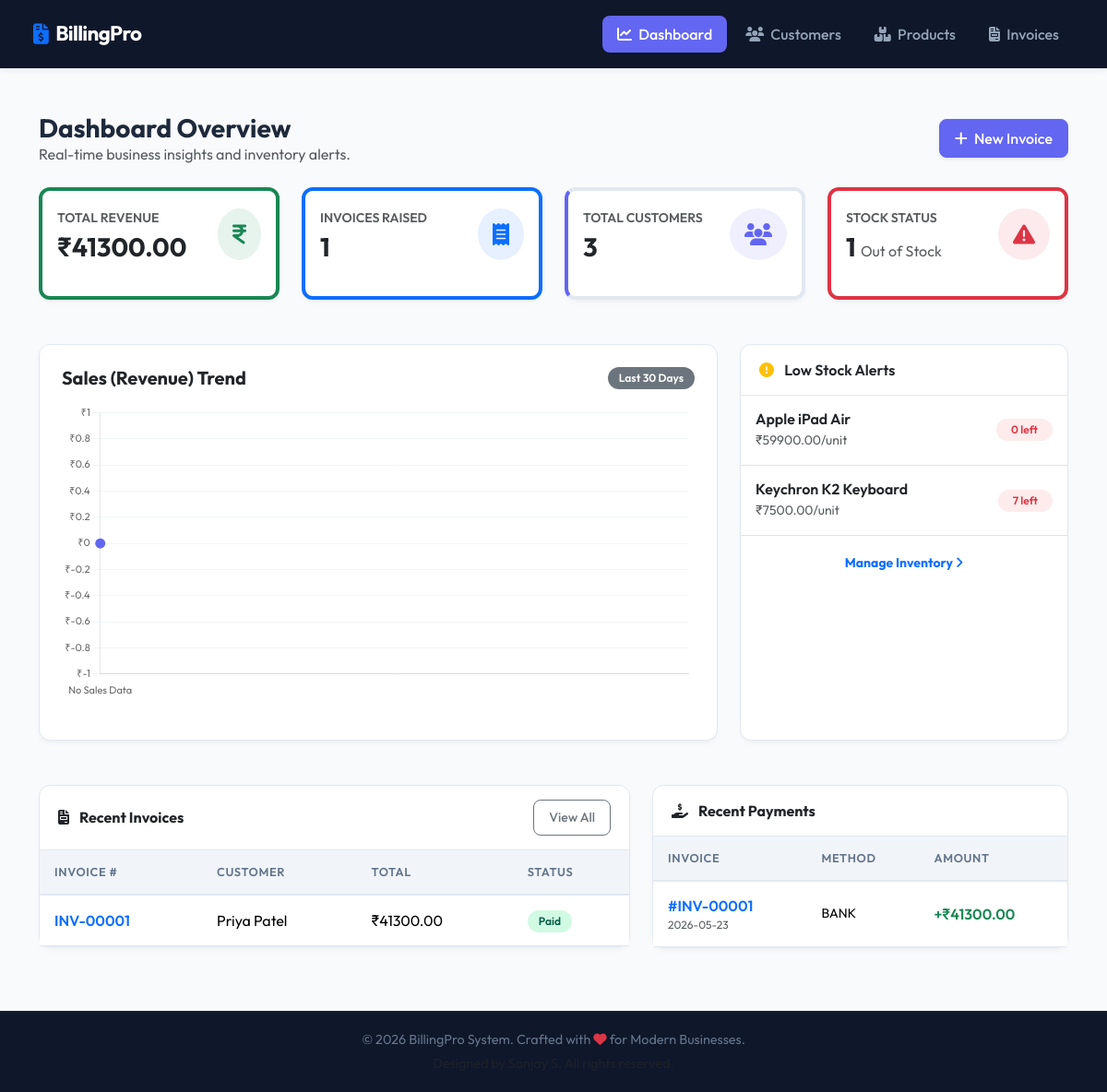
The page / on the database its author committed.
### core/models.py (models this page shows, shortened)
class Product(models.Model):
    name = models.CharField(max_length=200)
    description = models.TextField(blank=True, null=True)
    price = models.DecimalField(max_digits=10, decimal_places=2)
    stock = models.PositiveIntegerField(default=0)
    created_at = models.DateTimeField(default=timezone.now)

class Invoice(models.Model):
    customer = models.ForeignKey(Customer, on_delete=models.CASCADE)
    invoice_number = models.CharField(max_length=20, unique=True)
    date = models.DateTimeField(default=timezone.now)
    due_date = models.DateTimeField(blank=True, null=True)
    subtotal = models.DecimalField(max_digits=10, decimal_places=2, default=0.00)
    tax_rate = models.DecimalField(max_digits=5, decimal_places=2, default=0.00) # e.g. 18.00 for 18%
    tax_amount = models.DecimalField(max_digits=10, decimal_places=2, default=0.00)
    discount_amount = models.DecimalField(max_digits=10, decimal_places=2, default=0.00)
    total_amount = models.DecimalField(max_digits=10, decimal_places=2, default=0.00)
    paid = models.BooleanField(default=False)

class Customer(models.Model):
    name = models.CharField(max_length=200)
    email = models.EmailField(unique=True, blank=True, null=True)
    phone = models.CharField(max_length=15, blank=True, null=True)
    address = models.TextField(blank=True, null=True)
    created_at = models.DateTimeField(default=timezone.now)

class Payment(models.Model):
    invoice = models.ForeignKey(Invoice, on_delete=models.CASCADE)
    amount_paid = models.DecimalField(max_digits=10, decimal_places=2)
    payment_date = models.DateTimeField(default=timezone.now)
    payment_method = models.CharField(max_length=50, choices=[
        ('cash', 'Cash'),
        ('card', 'Card'),
        ('upi', 'UPI'),
        ('bank', 'Bank Transfer')
    ])
    transaction_id = models.CharField(max_length=100, blank=True, null=True)

### core/views.py (the view)
# urls.py: path('', views.home, name='home'),
def home(request):
    total_customers = Customer.objects.count()
    total_products = Product.objects.count()
    total_invoices = Invoice.objects.count()
    total_revenue = Payment.objects.aggregate(Sum('amount_paid'))['amount_paid__sum'] or 0.00
    out_of_stock_count = Product.objects.filter(stock=0).count()
    low_stock_count = Product.objects.filter(stock__gt=0, stock__lt=10).count()
    low_stock_products = Product.objects.filter(stock__lt=10).order_by('stock')[:5]
    recent_invoices = Invoice.objects.select_related('customer').order_by('-date')[:5]
    recent_payments = Payment.objects.select_related('invoice__customer').order_by('-payment_date')[:5]
    today = timezone.localdate()
    thirty_days_ago = today - datetime.timedelta(days=30)
    daily_sales = Invoice.objects.filter(date__date__gte=thirty_days_ago) \
        .annotate(day=TruncDate('date')) \
        .values('day') \
        .annotate(total=Sum('total_amount')) \
        .order_by('day')
    sales_labels = [item['day'].strftime('%Y-%m-%d') for item in daily_sales]
    sales_data = [float(item['total']) for item in daily_sales]
    context = {
        'total_customers': total_customers,
        'total_products': total_products,
        'total_invoices': total_invoices,
        'total_revenue': total_revenue,
        'out_of_stock_count': out_of_stock_count,
        'low_stock_count': low_stock_count,
        'low_stock_products': low_stock_products,
        'recent_invoices': recent_invoices,
        'recent_payments': recent_payments,
        'sales_labels': json.dumps(sales_labels),
        'sales_data': json.dumps(sales_data),
    }
    return render(request, 'core/home.html', context)

### templates/core/home.html (shortened to what this page needs)
{% extends 'core/base.html' %}
{% block content %}
<div class="d-flex justify-content-between align-items-center mb-4">
    <div>
        <h3 class="fw-bold mb-0">Dashboard Overview</h3>
        <p class="text-muted mb-0">Real-time business insights and inventory alerts.</p>
    </div>
    <div>
        <a href="{% url 'invoice_add' %}" class="btn btn-primary shadow-sm"><i class="fa-solid fa-plus me-1"></i> New Invoice</a>
    </div>
</div>
<div class="row g-4 mb-5">
    <div class="col-md-3">
        <div class="card h-100 p-3 border-start border-4 border-success">
            <div class="d-flex align-items-center justify-content-between">
                <div>
                    <span class="text-muted text-uppercase fw-semibold small">Total Revenue</span>
                    <h3 class="fw-bold mt-1 mb-0">₹{{ total_revenue|floatformat:2 }}</h3>
                </div>
                <div class="bg-success bg-opacity-10 p-3 rounded-circle text-success">
                    <i class="fa-solid fa-indian-rupee-sign fa-xl"></i>
                </div>
            </div>
        </div>
    </div>
    <div class="col-md-3">
        <div class="card h-100 p-3 border-start border-4 border-primary">
            <div class="d-flex align-items-center justify-content-between">
                <div>
                    <span class="text-muted text-uppercase fw-semibold small">Invoices Raised</span>
                    <h3 class="fw-bold mt-1 mb-0">{{ total_invoices }}</h3>
                </div>
                <div class="bg-primary bg-opacity-10 p-3 rounded-circle text-primary">
                    <i class="fa-solid fa-receipt fa-xl"></i>
                </div>
            </div>
        </div>
    </div>
    <div class="col-md-3">
        <div class="card h-100 p-3 border-start border-4 border-indigo" style="border-left-color: #6366f1 !important;">
            <div class="d-flex align-items-center justify-content-between">
                <div>
                    <span class="text-muted text-uppercase fw-semibold small">Total Customers</span>
                    <h3 class="fw-bold mt-1 mb-0">{{ total_customers }}</h3>
                </div>
                <div class="bg-opacity-10 p-3 rounded-circle text-indigo" style="background-color: rgba(99, 102, 241, 0.1); color: #6366f1;">
                    <i class="fa-solid fa-users fa-xl"></i>
                </div>
            </div>
        </div>
    </div>
    <div class="col-md-3">
        <div class="card h-100 p-3 border-start border-4 {% if out_of_stock_count > 0 %}border-danger{% else %}border-warning{% endif %}">
            <div class="d-flex align-items-center justify-content-between">
                <div>
                    <span class="text-muted text-uppercase fw-semibold small">Stock Status</span>
                    <h3 class="fw-bold mt-1 mb-0">{{ out_of_stock_count }} <span class="fs-6 fw-normal text-muted">Out of Stock</span></h3>
                </div>
                <div class="{% if out_of_stock_count > 0 %}bg-danger bg-opacity-10 text-danger{% else %}bg-warning bg-opacity-10 text-warning{% endif %} p-3 rounded-circle">
                    <i class="fa-solid fa-triangle-exclamation fa-xl"></i>
                </div>
            </div>
        </div>
    </div>
</div>
<div class="row g-4 mb-5">
    <div class="col-lg-8">
        <div class="card p-4 h-100">
            <div class="card-header border-0 p-0 mb-3 d-flex justify-content-between align-items-center">
                <h5 class="fw-bold mb-0">Sales (Revenue) Trend</h5>
                <span class="badge bg-secondary">Last 30 Days</span>
            </div>
            <div style="position: relative; height: 320px; width: 100%;">
                <canvas id="salesChart"></canvas>
            </div>
        </div>
    </div>
    <div class="col-lg-4">
        <div class="card h-100">
            <div class="card-header">
                <i class="fa-solid fa-circle-exclamation text-warning me-2"></i> Low Stock Alerts
            </div>
            <div class="card-body p-0">
                {% if low_stock_products %}
                    <ul class="list-group list-group-flush">
                        {% for p in low_stock_products %}
                            <li class="list-group-item d-flex justify-content-between align-items-center py-3">
                                <div>
                                    <h6 class="mb-0 fw-semibold">{{ p.name }}</h6>
                                    <small class="text-muted">₹{{ p.price }}/unit</small>
                                </div>
                                <span class="badge bg-opacity-10 text-danger px-3" style="background-color: rgba(239, 68, 68, 0.1);">
                                    {{ p.stock }} left
                                </span>
                            </li>
                        {% endfor %}
                    </ul>
                    <div class="p-3 text-center border-top">
                        <a href="{% url 'product_list' %}" class="small text-decoration-none fw-bold text-primary">Manage Inventory <i class="fa-solid fa-angle-right"></i></a>
                    </div>
                {% else %}
                    <div class="text-center py-5">
                        <i class="fa-solid fa-circle-check text-success fa-3x mb-3"></i>
                        <h6 class="fw-bold">All Products Stocked</h6>
                        <p class="text-muted small px-3">Inventory is healthy! There are no products running low on stock.</p>
                    </div>
                {% endif %}
            </div>
        </div>
    </div>
</div>
<div class="row g-4">
    <div class="col-md-7">
        <div class="card">
            <div class="card-header d-flex justify-content-between align-items-center">
                <span class="fw-bold"><i class="fa-solid fa-file-invoice me-2"></i> Recent Invoices</span>
                <a href="{% url 'invoice_list' %}" class="btn btn-sm btn-outline-secondary">View All</a>
            </div>
            <div class="table-responsive">
                <table class="table mb-0 align-middle">
                    <thead>
                        <tr>
                            <th>Invoice #</th>
                            <th>Customer</th>
                            <th>Total</th>
                            <th>Status</th>
                        </tr>
                    </thead>
                    <tbody>
                        {% for inv in recent_invoices %}
                            <tr>
                                <td>
                                    <a href="{% url 'invoice_detail' inv.id %}" class="text-decoration-none fw-semibold">{{ inv.invoice_number }}</a>
                                </td>
                                <td>{{ inv.customer.name }}</td>
                                <td>₹{{ inv.total_amount }}</td>
                                <td>
                                    {% if inv.paid %}
                                        <span class="badge bg-paid">Paid</span>
                                    {% else %}
                                        <span class="badge bg-unpaid">Unpaid</span>
                                    {% endif %}
                                </td>
                            </tr>
                        {% empty %}
                            <tr>
                                <td colspan="4" class="text-center text-muted py-4">No invoices created yet.</td>
                            </tr>
                        {% endfor %}
                    </tbody>
                </table>
            </div>
        </div>
    </div>
    <div class="col-md-5">
        <div class="card">
            <div class="card-header">
                <span class="fw-bold"><i class="fa-solid fa-hand-holding-dollar me-2"></i> Recent Payments</span>
            </div>
            <div class="card-body p-0">
                <div class="table-responsive">
                    <table class="table mb-0">
                        <thead>
                            <tr>
                                <th>Invoice</th>
                                <th>Method</th>
                                <th>Amount</th>
                            </tr>
                        </thead>
                        <tbody>
                            {% for p in recent_payments %}
                                <tr>
                                    <td>
                                        <a href="{% url 'invoice_detail' p.invoice.id %}" class="text-decoration-none fw-semibold">#{{ p.invoice.invoice_number }}</a>
                                        <div class="small text-muted" style="font-size: 0.75rem;">{{ p.payment_date|date:"Y-m-d" }}</div>
                                    </td>
                                    <td class="text-uppercase small">{{ p.payment_method }}</td>
                                    <td class="text-success fw-semibold">+₹{{ p.amount_paid }}</td>
                                </tr>
                            {% empty %}
                                <tr>
                                    <td colspan="3" class="text-center text-muted py-4">No payments recorded yet.</td>
                                </tr>
                            {% endfor %}
                        </tbody>
                    </table>
                </div>
            </div>
        </div>
    </div>
</div>
{% endblock %}
{% block extra_js %}
<script>
    document.addEventListener("DOMContentLoaded", function() {
        const labels = JSON.parse('{{ sales_labels|safe }}');
        const data = JSON.parse('{{ sales_data|safe }}');
        if (labels.length === 0) {
            labels.push("No Sales Data");
            data.push(0);
        }
        const ctx = document.getElementById('salesChart').getContext('2d');
        const primaryColor = '#6366f1';
        // Gradient background
        const gradient = ctx.createLinearGradient(0, 0, 0, 300);
        gradient.addColorStop(0, 'rgba(99, 102, 241, 0.3)');
        gradient.addColorStop(1, 'rgba(99, 102, 241, 0.0)');
        new Chart(ctx, {
            type: 'line',
            data: {
                labels: labels,
                datasets: [{
                    label: 'Sales Revenue (₹)',
                    data: data,
                    borderColor: primaryColor,
                    backgroundColor: gradient,
                    borderWidth: 3,
                    fill: true,
                    tension: 0.3,
                    pointRadius: 4,
                    pointBackgroundColor: primaryColor,
                }]
            },
            options: {
                responsive: true,
                maintainAspectRatio: false,
                plugins: {
                    legend: { display: false }
                },
                scales: {
                    x: {
                        grid: { display: false },
                        ticks: { font: { family: 'Outfit', size: 11 } }
                    },
                    y: {
                        grid: { color: '#f1f5f9' },
                        ticks: {
                            font: { family: 'Outfit', size: 11 },
                            callback: function(value) { return '₹' + value; }
                        }
                    }
                }
            }
        });
    });
</script>
{% endblock %}

### rows shown on the page
Product: name "Apple iPad Air", price "59900.00", stock "0"
Product: name "Keychron K2 Keyboard", price "7500.00", stock "7"
Invoice: invoice_number "INV-00001", customer.name "Priya Patel", total_amount "41300.00", paid "Paid"
Payment: invoice.invoice_number "INV-00001", payment_date "2026-05-23", payment_method "BANK", amount_paid "41300.00"

### other values the page prints
{{ total_revenue|floatformat:2 }} "41300.00"
{{ total_invoices }} "1"
{{ total_customers }} "3"
{{ out_of_stock_count }} "1"
